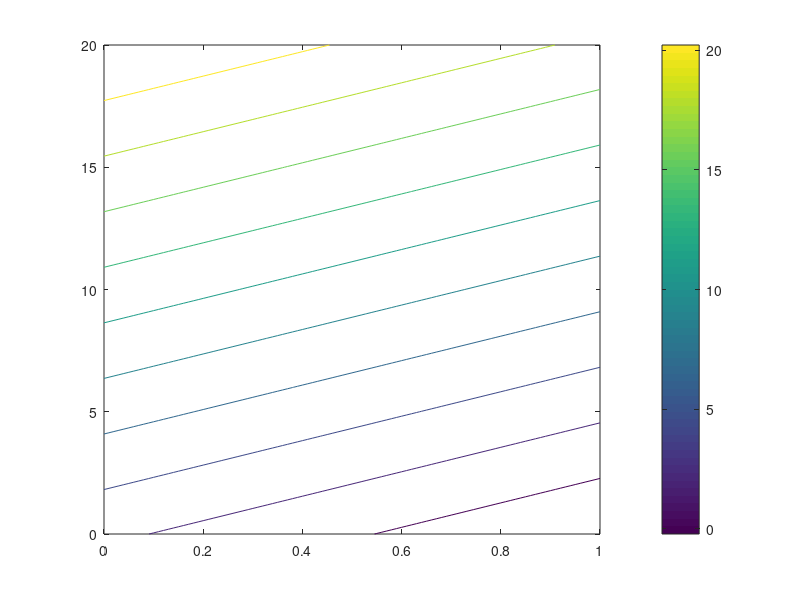

MATLAB code to generate this figure: (Note: this script raises an error after producing the figure.)
%fh = @truth_linear;
%fplot(fh,[0 1])

f = inline('x.*sin(x.*y)','x','y')


f = inline('y-(x- 0.5)/0.2','x','y')
[X,Y] = meshgrid(0:.01:1,0:20);
Z = f(X,Y)
%surface(X,Y,Z)
%mesh(X,Y,Z)
contour(X,Y,Z)
colorbar

colnorm = @(X,P) sum(abs(X).^P,1).^(1/P);
truth = [0.5;0.5]
tau = 0.1
[X,Y] = meshgrid(0:.01:1,0:.01:1);
a = [0:.01:1;0:.01:1];
n_agents = length(a)
ths = @(x,y) (repmat(truth,1,n_agents)-[x;y]).*(repmat(tau./colnorm(repmat(truth,1,n_agents)-[x;y],2),2,1)).*normpdf(abs(repmat(truth,1,n_agents)-x),norm(truth)./2,0.1);
for i=1:length(X)
    Z(i) = ths(X(i),Y(i))
end
contour(X,Y,Z)
colorbar


ths = @(x,y) (repmat(truth,1,n_agents)-[x;y])

y = (repmat(truth,1,n_agents)-x)./(norm((repmat(truth,1,n_agents)-x))./tau);

clear all; close all;
MIN = realmin('single')
syms x 
y= (1/log(x) + 14) / 14% - log(MIN) - 83.5;
h=ezplot(y,[0,1]);
set(h, 'Color', 'r'); 
hold on;
y=abs(x);
h=ezplot(y,[0,1]);
set(h, 'Color', 'r'); 
%hold on;
%ezplot(diff(y,x),[0,1]);


d = 0.1;
v = 0;
d0 = 1;
A = 1;
score = v - A * (1 - exp( -d / d0))

colnorm = @(X,P) sum(abs(X).^P,1).^(1/P);
a = [0:0.05:1;0:0.05:1]
truth = [0.5;0.5]
n_agents = length(a)
tau = 0.1
% NORMAL
ths = @(x) (repmat(truth,1,n_agents)-x).*(repmat(tau./colnorm(repmat(truth,1,n_agents)-x,2),2,1)).*normpdf(abs(repmat(truth,1,n_agents)-x),norm(truth)./4,0.1);
ths(a)

% TRUTH Accelerating closer to Truth (LOG-NORMAL)
ths = @(x) (repmat(truth,1,n_agents)-x).*(repmat(tau./colnorm(repmat(truth,1,n_agents)-x,2),2,1)).*lognpdf(abs(repmat(truth,1,n_agents)-x),log(norm(truth)),1);
ths(a)

x = (10:1000:125010)';
y = lognpdf(x,log(20000),1.0);
plot(x,y)
set(gca,'xtick',[0 30000 60000 90000 120000])
set(gca,'xticklabel',{'0','$30,000','$60,000',...
                             '$90,000','$120,000'})
                         
                         
mean(y)